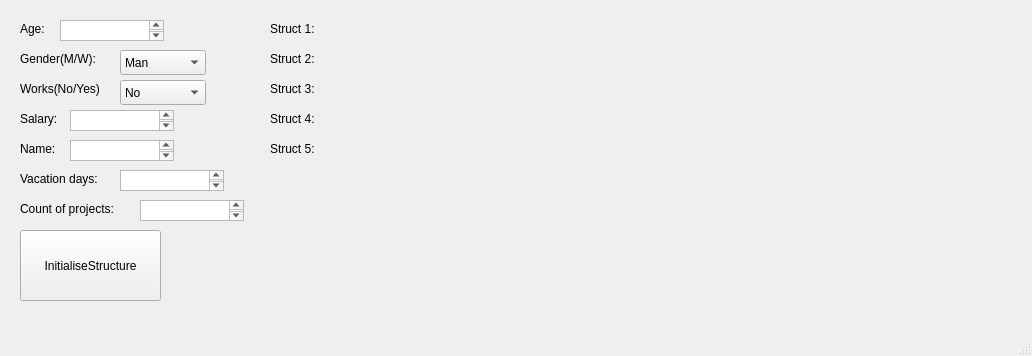
<?xml version="1.0" encoding="UTF-8"?>
<ui version="4.0">
 <class>MainWindow</class>
 <widget class="QMainWindow" name="MainWindow">
  <property name="geometry">
   <rect>
    <x>0</x>
    <y>0</y>
    <width>1032</width>
    <height>356</height>
   </rect>
  </property>
  <property name="windowTitle">
   <string>MainWindow</string>
  </property>
  <widget class="QWidget" name="centralwidget">
   <widget class="QLabel" name="label">
    <property name="geometry">
     <rect>
      <x>20</x>
      <y>20</y>
      <width>41</width>
      <height>17</height>
     </rect>
    </property>
    <property name="text">
     <string>Age:</string>
    </property>
   </widget>
   <widget class="QLabel" name="label_2">
    <property name="geometry">
     <rect>
      <x>20</x>
      <y>50</y>
      <width>101</width>
      <height>17</height>
     </rect>
    </property>
    <property name="text">
     <string>Gender(M/W):</string>
    </property>
   </widget>
   <widget class="QLabel" name="label_3">
    <property name="geometry">
     <rect>
      <x>20</x>
      <y>80</y>
      <width>101</width>
      <height>17</height>
     </rect>
    </property>
    <property name="text">
     <string>Works(No/Yes)</string>
    </property>
   </widget>
   <widget class="QLabel" name="label_4">
    <property name="geometry">
     <rect>
      <x>20</x>
      <y>110</y>
      <width>66</width>
      <height>17</height>
     </rect>
    </property>
    <property name="text">
     <string>Salary:</string>
    </property>
   </widget>
   <widget class="QLabel" name="label_5">
    <property name="geometry">
     <rect>
      <x>20</x>
      <y>140</y>
      <width>66</width>
      <height>17</height>
     </rect>
    </property>
    <property name="text">
     <string>Name:</string>
    </property>
   </widget>
   <widget class="QLabel" name="label_6">
    <property name="geometry">
     <rect>
      <x>20</x>
      <y>170</y>
      <width>101</width>
      <height>17</height>
     </rect>
    </property>
    <property name="text">
     <string>Vacation days:</string>
    </property>
   </widget>
   <widget class="QTextEdit" name="textEdit">
    <property name="geometry">
     <rect>
      <x>60</x>
      <y>20</y>
      <width>104</width>
      <height>21</height>
     </rect>
    </property>
   </widget>
   <widget class="QTextEdit" name="textEditSalary">
    <property name="geometry">
     <rect>
      <x>70</x>
      <y>110</y>
      <width>104</width>
      <height>21</height>
     </rect>
    </property>
   </widget>
   <widget class="QTextEdit" name="textEditName">
    <property name="geometry">
     <rect>
      <x>70</x>
      <y>140</y>
      <width>104</width>
      <height>21</height>
     </rect>
    </property>
   </widget>
   <widget class="QTextEdit" name="textEditVacationDays">
    <property name="geometry">
     <rect>
      <x>120</x>
      <y>170</y>
      <width>104</width>
      <height>21</height>
     </rect>
    </property>
   </widget>
   <widget class="QLabel" name="label_struct1">
    <property name="geometry">
     <rect>
      <x>270</x>
      <y>20</y>
      <width>66</width>
      <height>17</height>
     </rect>
    </property>
    <property name="text">
     <string>Struct 1:</string>
    </property>
   </widget>
   <widget class="QLabel" name="label_struct3">
    <property name="geometry">
     <rect>
      <x>270</x>
      <y>80</y>
      <width>66</width>
      <height>17</height>
     </rect>
    </property>
    <property name="text">
     <string>Struct 3:</string>
    </property>
   </widget>
   <widget class="QLabel" name="label_struct4">
    <property name="geometry">
     <rect>
      <x>270</x>
      <y>110</y>
      <width>66</width>
      <height>17</height>
     </rect>
    </property>
    <property name="text">
     <string>Struct 4:</string>
    </property>
   </widget>
   <widget class="QLabel" name="label_struct5">
    <property name="geometry">
     <rect>
      <x>270</x>
      <y>140</y>
      <width>66</width>
      <height>17</height>
     </rect>
    </property>
    <property name="text">
     <string>Struct 5:</string>
    </property>
   </widget>
   <widget class="QLabel" name="label_struct2">
    <property name="geometry">
     <rect>
      <x>270</x>
      <y>50</y>
      <width>66</width>
      <height>17</height>
     </rect>
    </property>
    <property name="text">
     <string>Struct 2:</string>
    </property>
   </widget>
   <widget class="QLabel" name="s1">
    <property name="geometry">
     <rect>
      <x>330</x>
      <y>20</y>
      <width>661</width>
      <height>17</height>
     </rect>
    </property>
    <property name="text">
     <string/>
    </property>
   </widget>
   <widget class="QLabel" name="s2">
    <property name="geometry">
     <rect>
      <x>330</x>
      <y>50</y>
      <width>661</width>
      <height>17</height>
     </rect>
    </property>
    <property name="text">
     <string/>
    </property>
   </widget>
   <widget class="QLabel" name="s3">
    <property name="geometry">
     <rect>
      <x>330</x>
      <y>80</y>
      <width>661</width>
      <height>17</height>
     </rect>
    </property>
    <property name="text">
     <string/>
    </property>
   </widget>
   <widget class="QLabel" name="s4">
    <property name="geometry">
     <rect>
      <x>330</x>
      <y>110</y>
      <width>661</width>
      <height>17</height>
     </rect>
    </property>
    <property name="text">
     <string/>
    </property>
   </widget>
   <widget class="QLabel" name="s5">
    <property name="geometry">
     <rect>
      <x>330</x>
      <y>140</y>
      <width>661</width>
      <height>17</height>
     </rect>
    </property>
    <property name="text">
     <string/>
    </property>
   </widget>
   <widget class="QPushButton" name="pushButton">
    <property name="geometry">
     <rect>
      <x>20</x>
      <y>230</y>
      <width>141</width>
      <height>71</height>
     </rect>
    </property>
    <property name="text">
     <string>InitialiseStructure</string>
    </property>
   </widget>
   <widget class="QLabel" name="label_7">
    <property name="geometry">
     <rect>
      <x>20</x>
      <y>200</y>
      <width>121</width>
      <height>17</height>
     </rect>
    </property>
    <property name="text">
     <string>Count of projects:</string>
    </property>
   </widget>
   <widget class="QTextEdit" name="textEdit_7">
    <property name="geometry">
     <rect>
      <x>140</x>
      <y>200</y>
      <width>104</width>
      <height>21</height>
     </rect>
    </property>
   </widget>
   <widget class="QComboBox" name="comboBoxGender">
    <property name="geometry">
     <rect>
      <x>120</x>
      <y>50</y>
      <width>86</width>
      <height>25</height>
     </rect>
    </property>
    <item>
     <property name="text">
      <string>Man</string>
     </property>
    </item>
    <item>
     <property name="text">
      <string>Woman</string>
     </property>
    </item>
   </widget>
   <widget class="QComboBox" name="comboBoxIsWork">
    <property name="geometry">
     <rect>
      <x>120</x>
      <y>80</y>
      <width>86</width>
      <height>25</height>
     </rect>
    </property>
    <item>
     <property name="text">
      <string>No</string>
     </property>
    </item>
    <item>
     <property name="text">
      <string>Yes</string>
     </property>
    </item>
   </widget>
  </widget>
  <widget class="QMenuBar" name="menubar">
   <property name="geometry">
    <rect>
     <x>0</x>
     <y>0</y>
     <width>1032</width>
     <height>22</height>
    </rect>
   </property>
  </widget>
  <widget class="QStatusBar" name="statusbar"/>
 </widget>
 <resources/>
 <connections/>
</ui>
